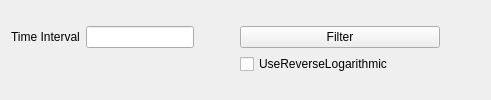
        <widget class="QWidget" name="tab_2">
         <attribute name="title">
          <string>Filter By Time</string>
         </attribute>
         <layout class="QGridLayout" name="gridLayout_3">
          <item row="0" column="0">
           <layout class="QGridLayout" name="gridLayout">
            <item row="0" column="4">
             <spacer name="horizontalSpacer_19">
              <property name="orientation">
               <enum>Qt::Horizontal</enum>
              </property>
              <property name="sizeType">
               <enum>QSizePolicy::Preferred</enum>
              </property>
              <property name="sizeHint" stdset="0">
               <size>
                <width>40</width>
                <height>20</height>
               </size>
              </property>
             </spacer>
            </item>
            <item row="0" column="0">
             <widget class="QLabel" name="label_6">
              <property name="maximumSize">
               <size>
                <width>160</width>
                <height>16777215</height>
               </size>
              </property>
              <property name="text">
               <string>Time Interval</string>
              </property>
             </widget>
            </item>
            <item row="0" column="3">
             <widget class="QPushButton" name="pushButton_filterTime">
              <property name="minimumSize">
               <size>
                <width>200</width>
                <height>0</height>
               </size>
              </property>
              <property name="text">
               <string>Filter</string>
              </property>
             </widget>
            </item>
            <item row="0" column="2">
             <spacer name="horizontalSpacer">
              <property name="orientation">
               <enum>Qt::Horizontal</enum>
              </property>
              <property name="sizeHint" stdset="0">
               <size>
                <width>40</width>
                <height>20</height>
               </size>
              </property>
             </spacer>
            </item>
            <item row="0" column="1">
             <widget class="QLineEdit" name="lineEdit_timeInterval">
              <property name="maximumSize">
               <size>
                <width>200</width>
                <height>16777215</height>
               </size>
              </property>
             </widget>
            </item>
            <item row="1" column="3">
             <widget class="QCheckBox" name="useReverseLogarithmic">
              <property name="text">
               <string>UseReverseLogarithmic</string>
              </property>
             </widget>
            </item>
           </layout>
          </item>
         </layout>
        </widget>
